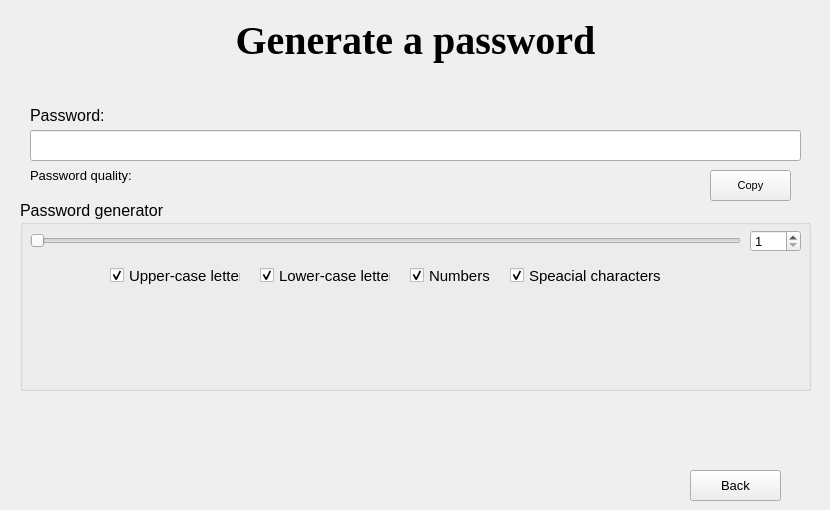
    <widget class="QWidget" name="generate">
     <widget class="QLabel" name="label_12">
      <property name="geometry">
       <rect>
        <x>10</x>
        <y>10</y>
        <width>811</width>
        <height>61</height>
       </rect>
      </property>
      <property name="font">
       <font>
        <family>Times New Roman</family>
        <pointsize>30</pointsize>
        <weight>75</weight>
        <bold>true</bold>
       </font>
      </property>
      <property name="text">
       <string>Generate a password</string>
      </property>
      <property name="alignment">
       <set>Qt::AlignCenter</set>
      </property>
     </widget>
     <widget class="QLabel" name="label_11">
      <property name="geometry">
       <rect>
        <x>30</x>
        <y>100</y>
        <width>181</width>
        <height>31</height>
       </rect>
      </property>
      <property name="font">
       <font>
        <pointsize>12</pointsize>
       </font>
      </property>
      <property name="text">
       <string>Password:</string>
      </property>
     </widget>
     <widget class="QLineEdit" name="entrypassInput_2">
      <property name="geometry">
       <rect>
        <x>30</x>
        <y>130</y>
        <width>771</width>
        <height>31</height>
       </rect>
      </property>
      <property name="contextMenuPolicy">
       <enum>Qt::DefaultContextMenu</enum>
      </property>
     </widget>
     <widget class="QGroupBox" name="groupBox_2">
      <property name="geometry">
       <rect>
        <x>20</x>
        <y>200</y>
        <width>791</width>
        <height>191</height>
       </rect>
      </property>
      <property name="font">
       <font>
        <pointsize>12</pointsize>
       </font>
      </property>
      <property name="title">
       <string>Password generator</string>
      </property>
      <widget class="QCheckBox" name="specialBox_2">
       <property name="geometry">
        <rect>
         <x>490</x>
         <y>60</y>
         <width>151</width>
         <height>31</height>
        </rect>
       </property>
       <property name="font">
        <font>
         <pointsize>11</pointsize>
        </font>
       </property>
       <property name="text">
        <string>Speacial characters</string>
       </property>
       <property name="checked">
        <bool>true</bool>
       </property>
       <property name="autoRepeat">
        <bool>false</bool>
       </property>
      </widget>
      <widget class="QCheckBox" name="numberBox_2">
       <property name="geometry">
        <rect>
         <x>390</x>
         <y>60</y>
         <width>81</width>
         <height>31</height>
        </rect>
       </property>
       <property name="font">
        <font>
         <pointsize>11</pointsize>
        </font>
       </property>
       <property name="text">
        <string>Numbers</string>
       </property>
       <property name="checked">
        <bool>true</bool>
       </property>
      </widget>
      <widget class="QSlider" name="horizontalSlider_2">
       <property name="geometry">
        <rect>
         <x>10</x>
         <y>30</y>
         <width>711</width>
         <height>21</height>
        </rect>
       </property>
       <property name="minimum">
        <number>1</number>
       </property>
       <property name="maximum">
        <number>40</number>
       </property>
       <property name="singleStep">
        <number>1</number>
       </property>
       <property name="pageStep">
        <number>1</number>
       </property>
       <property name="sliderPosition">
        <number>1</number>
       </property>
       <property name="orientation">
        <enum>Qt::Horizontal</enum>
       </property>
      </widget>
      <widget class="QCheckBox" name="uppercaseBox_2">
       <property name="geometry">
        <rect>
         <x>90</x>
         <y>60</y>
         <width>131</width>
         <height>31</height>
        </rect>
       </property>
       <property name="font">
        <font>
         <pointsize>11</pointsize>
        </font>
       </property>
       <property name="text">
        <string>Upper-case letter</string>
       </property>
       <property name="checked">
        <bool>true</bool>
       </property>
      </widget>
      <widget class="QCheckBox" name="lowercaseBox_2">
       <property name="geometry">
        <rect>
         <x>240</x>
         <y>60</y>
         <width>131</width>
         <height>31</height>
        </rect>
       </property>
       <property name="font">
        <font>
         <pointsize>11</pointsize>
        </font>
       </property>
       <property name="text">
        <string>Lower-case letters</string>
       </property>
       <property name="checked">
        <bool>true</bool>
       </property>
      </widget>
      <widget class="QSpinBox" name="spinBox_2">
       <property name="geometry">
        <rect>
         <x>730</x>
         <y>30</y>
         <width>51</width>
         <height>22</height>
        </rect>
       </property>
       <property name="font">
        <font>
         <pointsize>10</pointsize>
        </font>
       </property>
       <property name="minimum">
        <number>1</number>
       </property>
       <property name="maximum">
        <number>40</number>
       </property>
       <property name="stepType">
        <enum>QAbstractSpinBox::DefaultStepType</enum>
       </property>
      </widget>
      <widget class="QLabel" name="warningLab_2">
       <property name="geometry">
        <rect>
         <x>30</x>
         <y>110</y>
         <width>731</width>
         <height>41</height>
        </rect>
       </property>
       <property name="text">
        <string/>
       </property>
      </widget>
     </widget>
     <widget class="QLabel" name="passstatLab_2">
      <property name="geometry">
       <rect>
        <x>30</x>
        <y>160</y>
        <width>171</width>
        <height>31</height>
       </rect>
      </property>
      <property name="font">
       <font>
        <pointsize>10</pointsize>
       </font>
      </property>
      <property name="text">
       <string>Password quality:</string>
      </property>
     </widget>
     <widget class="QPushButton" name="copy">
      <property name="geometry">
       <rect>
        <x>710</x>
        <y>170</y>
        <width>81</width>
        <height>31</height>
       </rect>
      </property>
      <property name="font">
       <font>
        <pointsize>8</pointsize>
       </font>
      </property>
      <property name="text">
       <string>Copy</string>
      </property>
     </widget>
     <widget class="QPushButton" name="genbackBtn">
      <property name="geometry">
       <rect>
        <x>690</x>
        <y>470</y>
        <width>91</width>
        <height>31</height>
       </rect>
      </property>
      <property name="font">
       <font>
        <pointsize>10</pointsize>
       </font>
      </property>
      <property name="text">
       <string>Back</string>
      </property>
     </widget>
    </widget>
